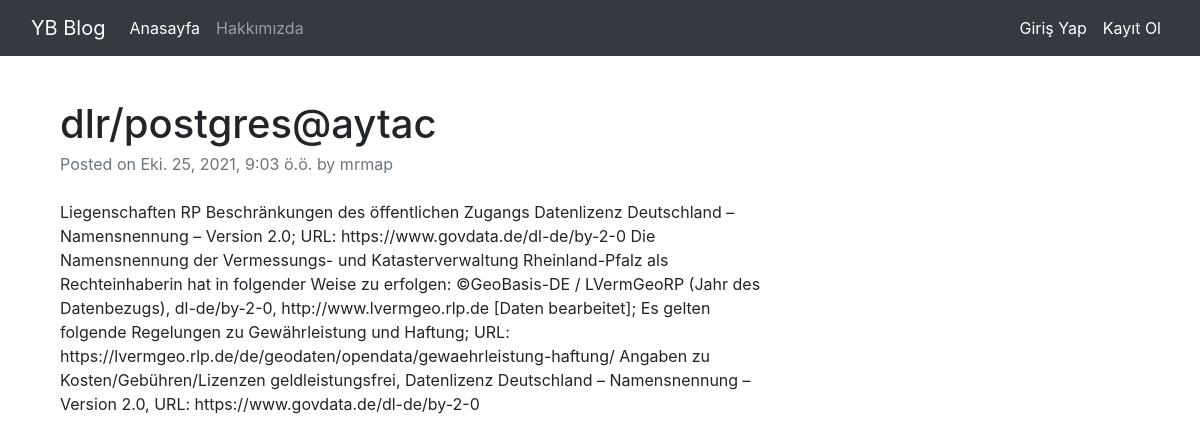
/article/article/9, run on the app's committed database.
### article/models.py (models this page shows, shortened)
class Article(models.Model):
    author = models.ForeignKey("auth.User",on_delete = models.CASCADE,verbose_name="Yazar")
    title = models.CharField(max_length=50,verbose_name="Başlık")
    content = models.TextField(verbose_name="içerik")
    created_date = models.DateTimeField(auto_now_add=True,verbose_name="oluşturma tarihi")

### article/views.py (the view)
# urls.py: path('article/<int:id>', views.detail,name="detail"),
def detail(request,id):
    article = get_object_or_404(Article,id = id)
    return render(request,"detail.html",{"article":article})

### templates/detail.html
{% extends "layout.html" %}
{% block body %}
<div class="container mt-5">
    <div class="row">
        <div class="col-lg-8">
            <article>
                <header class="mb-4">
                    <h1 class="fw-bolder mb-1">{{article.title}}</h1>
                    <div class="text-muted fst-italic mb-2">Posted on {{article.created_date}} by {{article.author.username}}</div>
                    </header>
                <section class="mb-5">
                    <p class="fs-5 mb-4">{{article.content}}</p>
                </section>
            </article>
        </div>
    </div>
</div>
{% endblock body %}

### data on the page
Article: title "dlr/postgres@aytac", created_date "Eki. 25, 2021, 9:03 ö.ö.", author.username "mrmap", content "Liegenschaften RP Beschränkungen des öffentlichen Zugangs Datenlizenz Deutschland – Namensnennung – Version 2.0; URL: https://www.govdata.de/dl-de/by-2-0 Die Namensnennung der Vermessungs- und Katasterverwaltung Rheinland-Pfalz als Rechteinhaberin hat in folgender Weise zu erfolgen: ©GeoBasis-DE / LVermGeoRP (Jahr des Datenbezugs), dl-de/by-2-0, http://www.lvermgeo.rlp.de [Daten bearbeitet]; Es gelten folgende Regelungen zu Gewährleistung und Haftung; URL: https://lvermgeo.rlp.de/de/geodaten/opendata/gewaehrleistung-haftung/ Angaben zu Kosten/Gebühren/Lizenzen geldleistungsfrei, Datenlizenz Deutschland – Namensnennung – Version 2.0, URL: https://www.govdata.de/dl-de/by-2-0"
